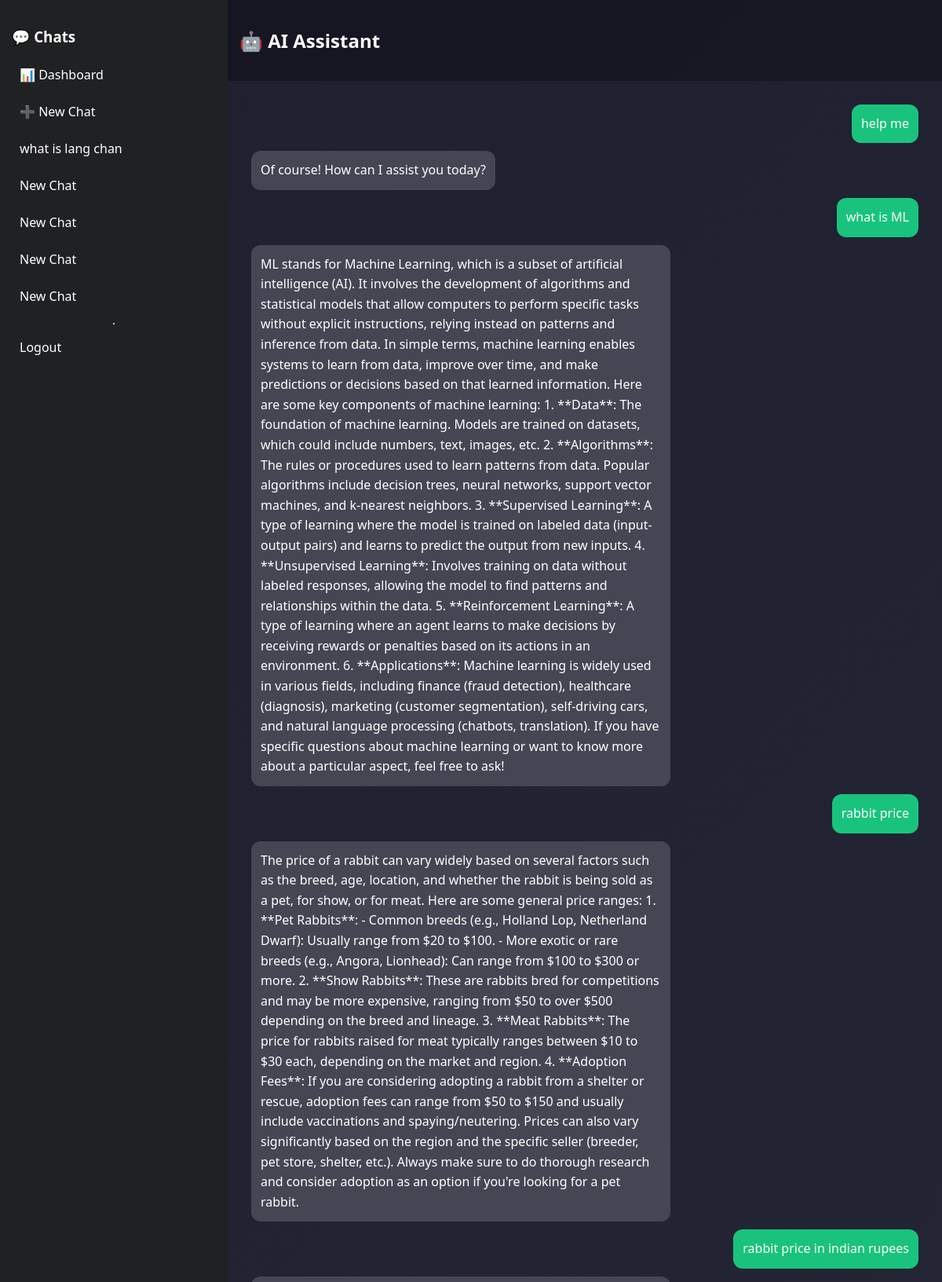
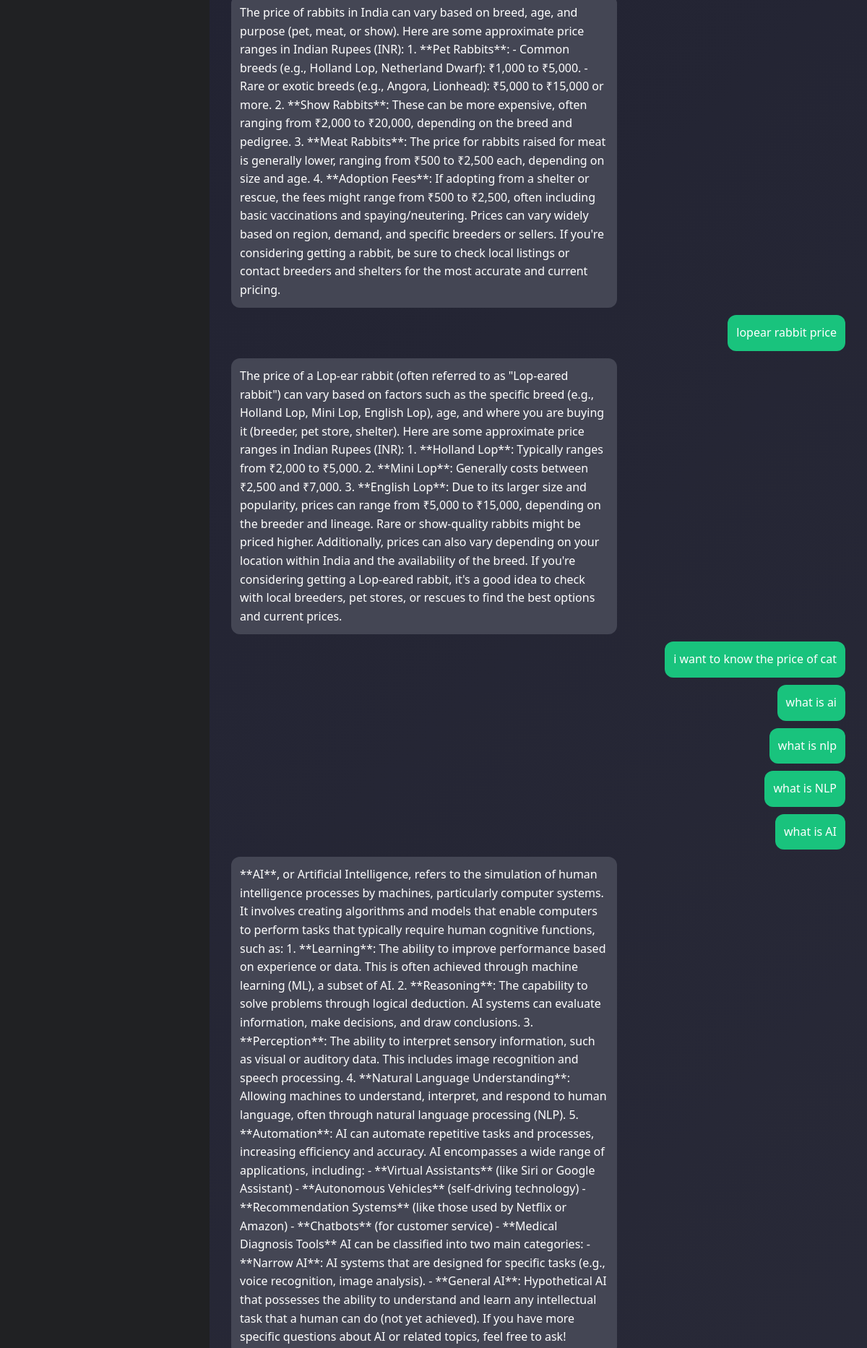
The app's page / (signed in, upper part) with its own data (2 pictures, top to bottom).
### assistant/models.py (models this page shows, shortened)
class Conversation(models.Model):
    user = models.ForeignKey(User, on_delete=models.CASCADE)
    title = models.CharField(max_length=255, default="New Chat")
    created_at = models.DateTimeField(auto_now_add=True)

class Message(models.Model):
    ROLE_CHOICES = (
        ('user', 'User'),
        ('assistant', 'Assistant'),
    )
    conversation = models.ForeignKey(Conversation, on_delete=models.CASCADE)
    role = models.CharField(max_length=10, choices=ROLE_CHOICES)
    content = models.TextField()
    timestamp = models.DateTimeField(auto_now_add=True)
    class Meta:
        ordering = ['timestamp']

### assistant/views.py (the view)
# urls.py: path('', ChatPageView.as_view(), name='chat'),
class ChatPageView(LoginRequiredMixin, View):
    def get(self, request):
        convo_id = request.GET.get("convo_id")
        if convo_id:
            try:
                conversation = Conversation.objects.get(
                    id=convo_id,
                    user=request.user
                )
            except Conversation.DoesNotExist:
                conversation = Conversation.objects.filter(
                    user=request.user
                ).first()
        else:
            conversation = Conversation.objects.filter(
                user=request.user
            ).first()
        if not conversation:
            conversation = Conversation.objects.create(user=request.user)
        conversations = Conversation.objects.filter(user=request.user)
        messages = Message.objects.filter(conversation=conversation)
        return render(request, "assistant/chat.html", {
            "conversation": conversation,
            "messages": messages,
            "conversations": conversations
        })

### assistant/templates/assistant/chat.html (shortened to what this page needs)
<!DOCTYPE html>
<html>
<head>
<link rel="stylesheet" href="https://cdnjs.cloudflare.com/ajax/libs/highlight.js/11.9.0/styles/github-dark.min.css">
</head>
<body>
<div class="app">
    <div id="sidebar">
        <h3>💬 Chats</h3>
        <a href="/dashboard/">📊 Dashboard</a>
        <a href="{% url 'new_chat' %}">➕ New Chat</a>
        {% for convo in conversations %}
            <a href="/?convo_id={{ convo.id }}">
                {{ convo.title }}
            </a>
        {% endfor %}
        <hr>
        <a href="/accounts/logout/">Logout</a>
    </div>
    <div id="main">
        <div id="header">
            <h2>🤖 AI Assistant</h2>
        </div>
        <div id="chat-box">
            {% for msg in messages %}
                <div class="{{ msg.role }}">
                    <div class="bubble">
                        {% if msg.role == "assistant" %}
                            {{ msg.content|safe }}
                        {% else %}
                            {{ msg.content }}
                        {% endif %}
                    </div>
                </div>
            {% endfor %}
        </div>
    </div>
</div>
</body>
</html>

### assistant/templates/assistant/chat.html (style rules this page uses)
body { margin: 0; font-family: 'Segoe UI', sans-serif; background: linear-gradient(135deg, #1e1f2f, #343541); color: white; }
.app { display: flex; height: 100vh; }
#sidebar { width: 260px; background: #202123; padding: 15px; display: flex; flex-direction: column; }
#sidebar h3 { margin-bottom: 15px; }
#sidebar a { padding: 10px; margin-bottom: 5px; border-radius: 8px; text-decoration: none; color: white; transition: 0.3s; }
#main { flex: 1; display: flex; flex-direction: column; }
#header { padding: 15px; background: rgba(0,0,0,0.3); }
#chat-box { flex: 1; padding: 20px; overflow-y: auto; }
.user { text-align: right; margin: 10px; }
.assistant { text-align: left; margin: 10px; }
.bubble { display: inline-block; padding: 12px; border-radius: 12px; max-width: 60%; line-height: 1.6; }
.user .bubble { background: #19c37d; }
.assistant .bubble { background: #444654; }

### records on screen
Conversation: title "what is lang chan"
Conversation: title "New Chat"
Conversation: title "New Chat"
Conversation: title "New Chat"
Conversation: title "New Chat"
Message: content "help me"
Message: content "Of course! How can I assist you today?"
Message: content "what is ML"
Message: content "ML stands for Machine Learning, which is a subset of artificial intelligence (AI). It involves the development of algorithms and statistical models that allow computers to perform specific tasks without explicit instructions, relying instead on patterns and inference from data. In simple terms, machine learning enables systems to learn from data, improve over time, and make predictions or decisions based on that learned information. Here are some key components of machine learning: 1. **Data**: The foundation of machine learning. Models are trained on datasets, which could include numbers, text, images, etc. 2. **Algorithms**: The rules or procedures used to learn patterns from data.…"
Message: content "rabbit price"
Message: content "The price of a rabbit can vary widely based on several factors such as the breed, age, location, and whether the rabbit is being sold as a pet, for show, or for meat. Here are some general price ranges: 1. **Pet Rabbits**: - Common breeds (e.g., Holland Lop, Netherland Dwarf): Usually range from $20 to $100. - More exotic or rare breeds (e.g., Angora, Lionhead): Can range from $100 to $300 or more. 2. **Show Rabbits**: These are rabbits bred for competitions and may be more expensive, ranging from $50 to over $500 depending on the breed and lineage. 3. **Meat Rabbits**: The price for rabbits raised for meat typically ranges between $10 to $30 each, depending on the market and region. 4.…"
Message: content "rabbit price in indian rupees"
Message: content "The price of rabbits in India can vary based on breed, age, and purpose (pet, meat, or show). Here are some approximate price ranges in Indian Rupees (INR): 1. **Pet Rabbits**: - Common breeds (e.g., Holland Lop, Netherland Dwarf): ₹1,000 to ₹5,000. - Rare or exotic breeds (e.g., Angora, Lionhead): ₹5,000 to ₹15,000 or more. 2. **Show Rabbits**: These can be more expensive, often ranging from ₹2,000 to ₹20,000, depending on the breed and pedigree. 3. **Meat Rabbits**: The price for rabbits raised for meat is generally lower, ranging from ₹500 to ₹2,500 each, depending on size and age. 4. **Adoption Fees**: If adopting from a shelter or rescue, the fees might range from ₹500 to ₹2,500, often…"
Message: content "lopear rabbit price"
Message: content "The price of a Lop-ear rabbit (often referred to as \"Lop-eared rabbit\") can vary based on factors such as the specific breed (e.g., Holland Lop, Mini Lop, English Lop), age, and where you are buying it (breeder, pet store, shelter). Here are some approximate price ranges in Indian Rupees (INR): 1. **Holland Lop**: Typically ranges from ₹2,000 to ₹5,000. 2. **Mini Lop**: Generally costs between ₹2,500 and ₹7,000. 3. **English Lop**: Due to its larger size and popularity, prices can range from ₹5,000 to ₹15,000, depending on the breeder and lineage. Rare or show-quality rabbits might be priced higher. Additionally, prices can also vary depending on your location within India and the…"
Message: content "i want to know the price of cat"
Message: content "what is ai"
Message: content "what is nlp"
Message: content "what is NLP"
Message: content "what is AI"
Message: content "**AI**, or Artificial Intelligence, refers to the simulation of human intelligence processes by machines, particularly computer systems. It involves creating algorithms and models that enable computers to perform tasks that typically require human cognitive functions, such as: 1. **Learning**: The ability to improve performance based on experience or data. This is often achieved through machine learning (ML), a subset of AI. 2. **Reasoning**: The capability to solve problems through logical deduction. AI systems can evaluate information, make decisions, and draw conclusions. 3. **Perception**: The ability to interpret sensory information, such as visual or auditory data. This includes image…"
